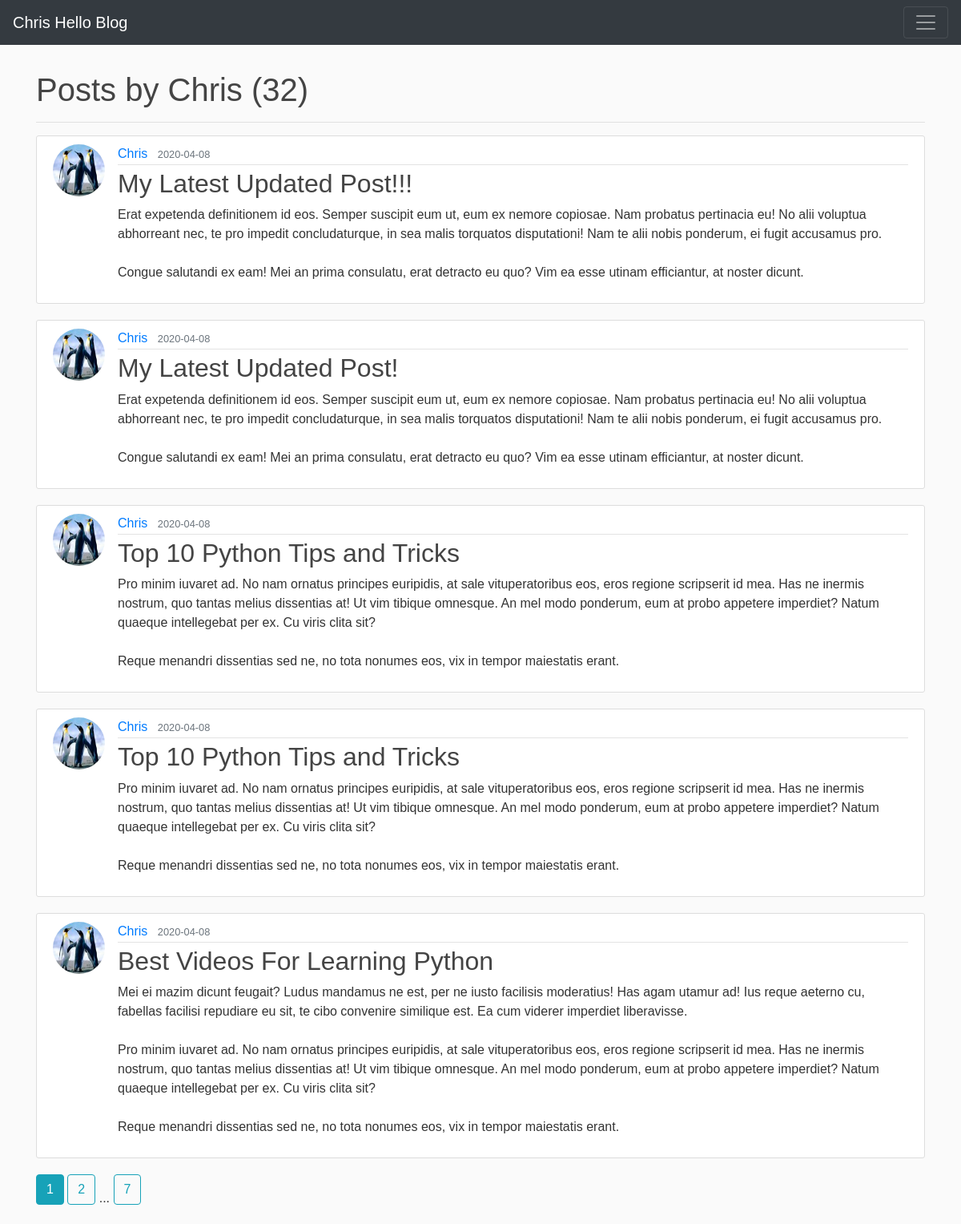
The app's page /user/Chris with its own data.
### flaskblog/models.py (models this page shows, shortened)
class User(db.Model, UserMixin):
    id = db.Column(db.Integer, primary_key=True)
    username = db.Column(db.String(20), unique=True, nullable = False) #max length 20, must be unique
    email = db.Column(db.String(120), unique=True, nullable = False)
    image_file = db.Column(db.String(20), nullable = False, default='default.jpg') #length 20 because it'll hold the hash of their image
    password = db.Column(db.String(60), nullable = False)
    posts = db.relationship('Post', backref = 'author', lazy = True) # relationship, not a column!

class Post(db.Model):
    id = db.Column(db.Integer, primary_key = True)
    title = db.Column(db.String(100), nullable = False) #cant be null, must exist
    content = db.Column(db.Text, nullable = False)
    date_posted = db.Column(db.DateTime, nullable = False, default = datetime.utcnow)
    user_id = db.Column(db.Integer, db.ForeignKey('user.id'), nullable = False) # relates to the 'id' column of 'user' table (which explains the lowercase 'user')

### flaskblog/users/routes.py (the view)
@users.route('/user/<string:username>') # show all the posts for a specific user
def user_posts(username):
    page = request.args.get('page', 1, type = int) # look for optional parameter in GET request, default to 1, of type int
    user = User.query.filter_by(username = username).first_or_404() # using the username variable passed to us from the route, get the first query from db, otherwise return 404
    posts = (Post.query.filter_by(author = user)
                .order_by(Post.date_posted.desc())
                .paginate(page = page, per_page = 5)
            ) # parenthesis method to break apart a long line
    return render_template('user_posts.html', posts = posts, user = user, title = "User Posts")

### flaskblog/templates/user_posts.html (shortened to what this page needs)
{% extends 'base.html' %}
{% block body %}
<br>
<h1 style="display:inline">Posts by {{ user.username }} ({{ posts.total }})</h1>
<hr>
{% for post in posts.items %}
<article class="media content-section">
  <img class="rounded-circle article-img" src="{{ url_for('static', filename='profile_pics/' + post.author.image_file) }}">
  <div class="media-body">
    <div class="article-metadata">
      <a class="mr-2" href="{{ url_for('users.user_posts', username=post.author.username) }}">{{ post.author.username }}</a>
      <small class="text-muted">{{ post.date_posted.strftime('%Y-%m-%d') }}</small>
    </div>
    <h2><a class="article-title" href="{{ url_for('posts.post', id = post.id) }}">{{ post.title }}</a></h2>
    <p class="article-content">{{ post.content }}</p>
  </div>
</article>
{% endfor %}
{% for page_num in posts.iter_pages(left_edge=1, right_edge=1, left_current=1, right_current=2) %}
  {% if page_num %}
    {% if posts.page == page_num %}
      <a class="btn btn-info mb-4" href="{{ url_for('users.user_posts', username = user.username, page = page_num) }}">{{ page_num }}</a>
    {% else %}
      <a class="btn btn-outline-info mb-4" href="{{ url_for('users.user_posts', username = user.username, page = page_num) }}">{{ page_num }}</a>
    {% endif %}
  {% else %}
    ...
  {% endif %}
{% endfor %}
{% endblock %}

### flaskblog/static/main.css (style rules this page uses)
body { background: #fafafa; color: #333333; margin-top: 0rem; font-family: Helvetica; }
h1, h2, h3, h4, h5, h6 { color: #444444; }
.content-section { background: #ffffff; padding: 10px 20px; border: 1px solid #dddddd; border-radius: 3px; margin-bottom: 20px; }
.article-title { color: #444444; }
.article-content { white-space: pre-line; }
.article-img { height: 65px; width: 65px; margin-right: 16px; }
.article-metadata { padding-bottom: 1px; margin-bottom: 4px; border-bottom: 1px solid #e3e3e3 }

### records on screen
User: username "Chris"
Post: image_file (picture), author.username "Chris", date_posted "2020-04-08", title "My Latest Updated Post!!!", content "Erat expetenda definitionem id eos. Semper suscipit eum ut, eum ex nemore copiosae. Nam probatus pertinacia eu! No alii voluptua abhorreant nec, te pro impedit concludaturque, in sea malis torquatos disputationi! Nam te alii nobis ponderum, ei fugit accusamus pro. Congue salutandi ex eam! Mei an prima consulatu, erat detracto eu quo? Vim ea esse utinam efficiantur, at noster dicunt."
Post: image_file (picture), author.username "Chris", date_posted "2020-04-08", title "My Latest Updated Post!", content "Erat expetenda definitionem id eos. Semper suscipit eum ut, eum ex nemore copiosae. Nam probatus pertinacia eu! No alii voluptua abhorreant nec, te pro impedit concludaturque, in sea malis torquatos disputationi! Nam te alii nobis ponderum, ei fugit accusamus pro. Congue salutandi ex eam! Mei an prima consulatu, erat detracto eu quo? Vim ea esse utinam efficiantur, at noster dicunt."
Post: image_file (picture), author.username "Chris", date_posted "2020-04-08", title "Top 10 Python Tips and Tricks", content "Pro minim iuvaret ad. No nam ornatus principes euripidis, at sale vituperatoribus eos, eros regione scripserit id mea. Has ne inermis nostrum, quo tantas melius dissentias at! Ut vim tibique omnesque. An mel modo ponderum, eum at probo appetere imperdiet? Natum quaeque intellegebat per ex. Cu viris clita sit? Reque menandri dissentias sed ne, no tota nonumes eos, vix in tempor maiestatis erant."
Post: image_file (picture), author.username "Chris", date_posted "2020-04-08", title "Top 10 Python Tips and Tricks", content "Pro minim iuvaret ad. No nam ornatus principes euripidis, at sale vituperatoribus eos, eros regione scripserit id mea. Has ne inermis nostrum, quo tantas melius dissentias at! Ut vim tibique omnesque. An mel modo ponderum, eum at probo appetere imperdiet? Natum quaeque intellegebat per ex. Cu viris clita sit? Reque menandri dissentias sed ne, no tota nonumes eos, vix in tempor maiestatis erant."
Post: image_file (picture), author.username "Chris", date_posted "2020-04-08", title "Best Videos For Learning Python", content "Mei ei mazim dicunt feugait? Ludus mandamus ne est, per ne iusto facilisis moderatius! Has agam utamur ad! Ius reque aeterno cu, fabellas facilisi repudiare eu sit, te cibo convenire similique est. Ea cum viderer imperdiet liberavisse. Pro minim iuvaret ad. No nam ornatus principes euripidis, at sale vituperatoribus eos, eros regione scripserit id mea. Has ne inermis nostrum, quo tantas melius dissentias at! Ut vim tibique omnesque. An mel modo ponderum, eum at probo appetere imperdiet? Natum quaeque intellegebat per ex. Cu viris clita sit? Reque menandri dissentias sed ne, no tota nonumes eos, vix in tempor maiestatis erant."

### other values on screen
{{ posts.total }} "32"
{{ page_num }} "1"
{{ page_num }} "2" "7"
